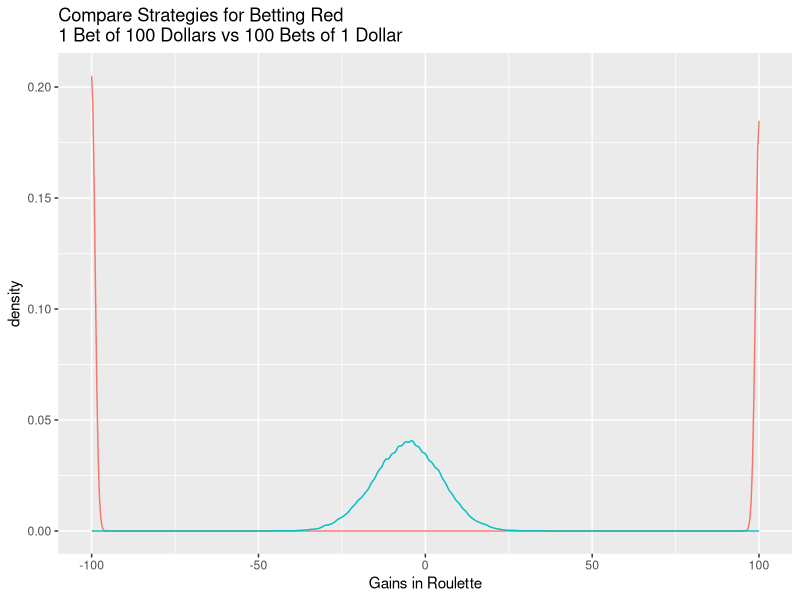
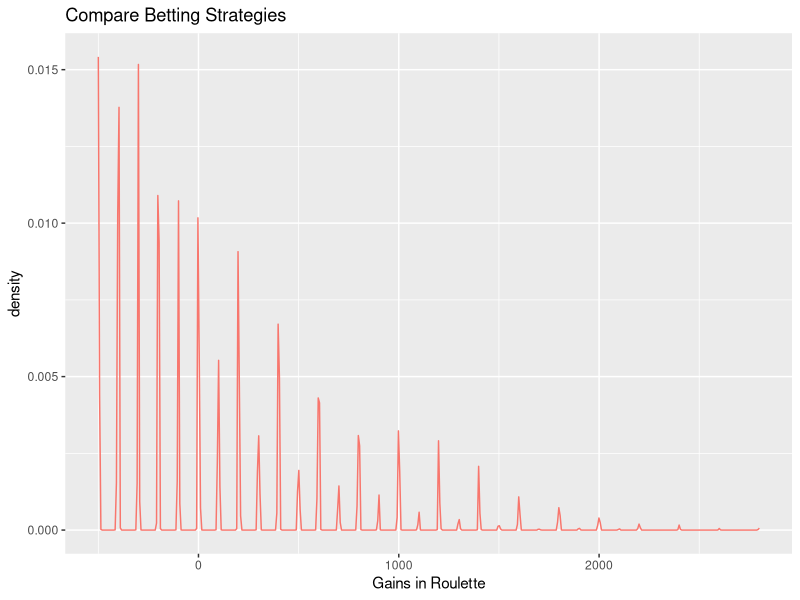
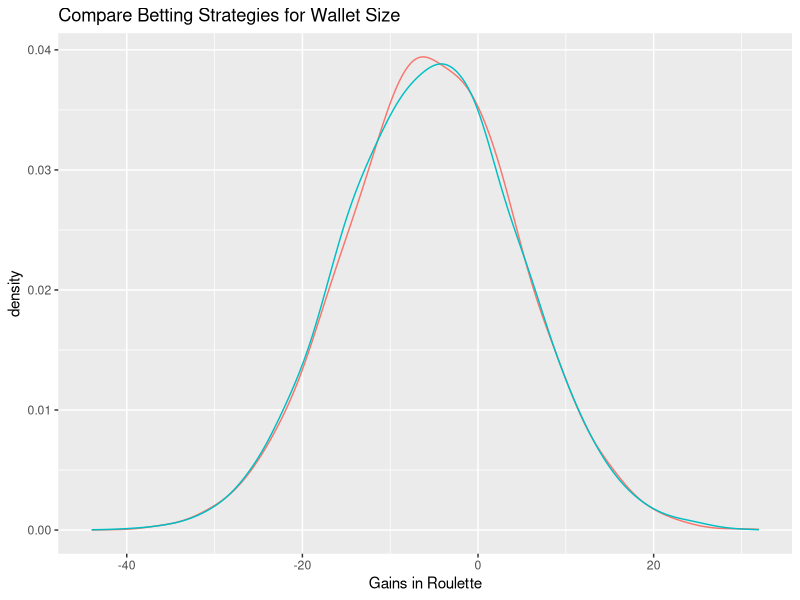
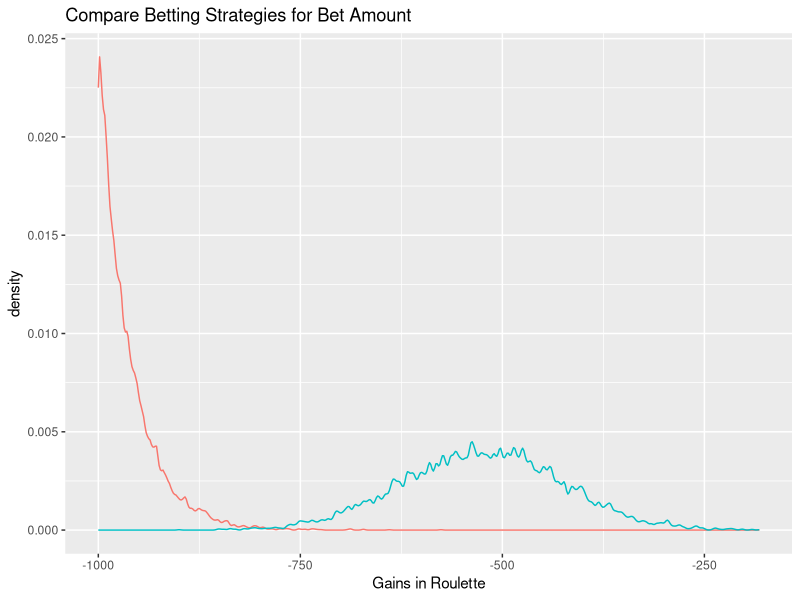
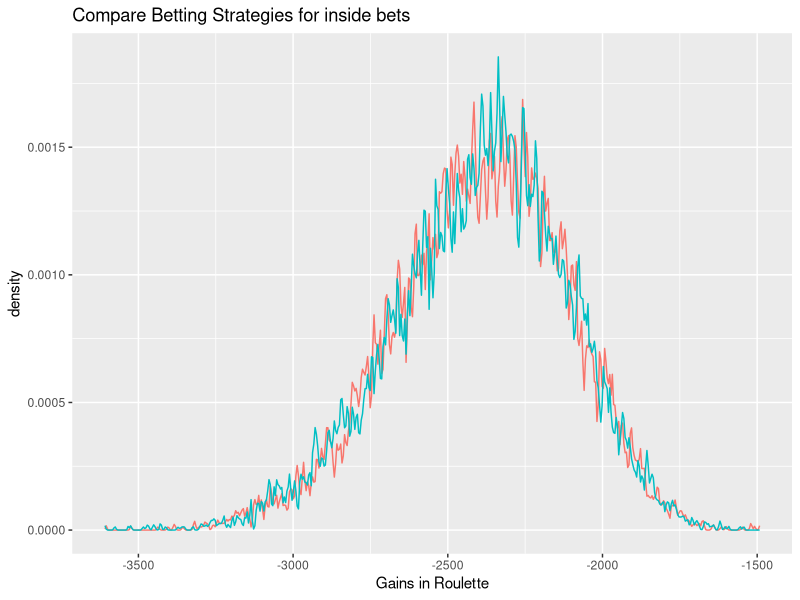
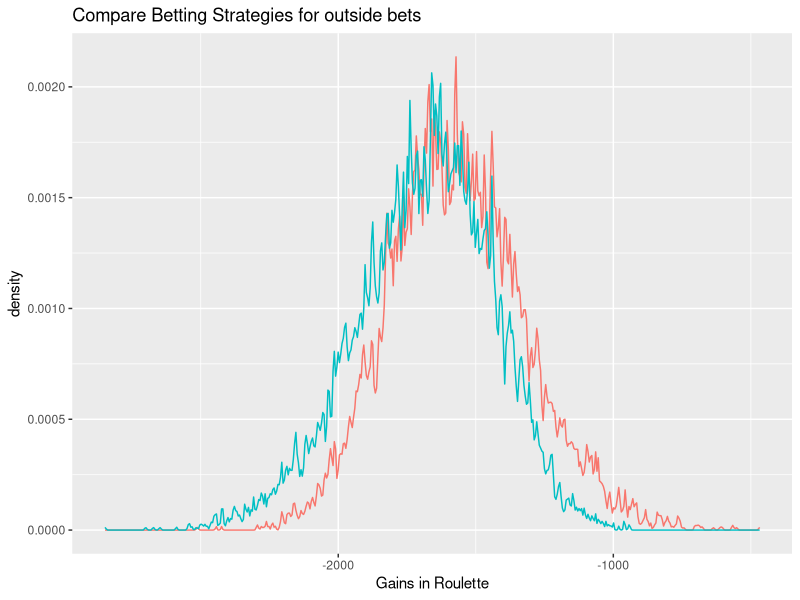

Here is the R script that generated these plots, in order: (Note: a time limit stopped this script after it produced the figures.)
## ---- chunk 1
betRed = function(numBets, betAmt = 1) {
  winLoss = sample(rep(c(-1, 1), c(20, 18)),
                   size = numBets, replace = TRUE)
  netGain = sum(winLoss * betAmt)
  return(netGain)
}
## ---- chunk 2
gain100B.1D = 
  replicate(10000, betRed(numBets = 100, betAmt = 1))

gain1B.100D =
  replicate(10000, betRed(numBets = 1, betAmt = 100))
## ---- chunk 3
plotGains = 
  function(gain1, gain2 = NULL, bw = 2,
           title = 'Compare Betting Strategies') 
{
    gains = data.frame(
      gain = c(gain1, gain2), 
      strat = rep(c(1,2), 
                  times = c(length(gain1), length(gain2)))
      )
    require(ggplot2)
    ggplot(data = gains) + 
      geom_density(aes(x = gain, y = ..density.., 
                       color = factor(strat)), 
                   bw = bw) +
      scale_x_continuous("Gains in Roulette") +
      scale_color_discrete(guide = FALSE) + 
      ggtitle(title)
}
## ---- chunk 4
plotGains(gain1B.100D, gain100B.1D, bw = 1,
          title = "Compare Strategies for Betting Red\n1 Bet of 100 Dollars vs 100 Bets of 1 Dollar ")
## ---- chunk 5
betRed2 = function(numBets, betAmt = 1, wallet = betAmt) {
  if (wallet < betAmt)
    return(0)
  
  winLoss = sample(rep(c(-1, 1), c(20, 18)),
                   size = numBets, replace = TRUE)
  
  winLossFilter1 =cumsum(winLoss * betAmt)
  
  winLossFilter2 = wallet+winLossFilter1 >= 0
  
  netGain = sum(winLoss[winLossFilter2] * betAmt)
  return(netGain)
}
## ---- chunk 6
betRed2(betAmt = 100, numBets = 1, wallet = 50)
# returns 0

betRed2(betAmt = 100, numBets = 1, wallet = 100)
# returns either -100 or 100

test1 = replicate(10000, 
          betRed2(betAmt = 1, numBets = 100,
                  wallet = Inf))
mean(test1)
# should be near -5.26

test2 = replicate(10000, 
          betRed2(betAmt = 100, numBets = 100,
                  wallet = 500))

plotGains(test2)
# Should have a large spike at -500 and several tiny spikes at 100 dollar intervals

## ---- chunk 7
test1 = replicate(10000, 
          betRed2(betAmt = 1, numBets = 100,
                  wallet = 100000))
mean(test1)

test2 = replicate(10000, 
          betRed2(betAmt = 1, numBets = 100,
                  wallet = 1000000))
mean(test2)

plotGains(test1, test2, bw = 2,
           title = 'Compare Betting Strategies for Wallet Size')
## ---- chunk 8
test3 = replicate(10000, 
          betRed2(betAmt = 4
                  , numBets = 10000,
                  wallet = 1000))
mean(test3)

test4 = replicate(10000, 
          betRed2(betAmt = 1, numBets = 10000,
                  wallet = 1000))
mean(test4)

plotGains(test3, test4, bw = 2,
           title = 'Compare Betting Strategies for Bet Amount')
## ---- chunk 9
betNames = c("red", "black", "even", "odd", "low", "high", "dozen", "column", "single", "split", "street", "corner")
slots = c(18, 18, 18, 18, 18, 18, 12, 12, 1, 2, 3, 4)
payoff = c(1, 1, 1, 1, 1, 1, 2, 2, 35, 17, 11, 8)
possibleBets = 
  matrix(c(slots, payoff), 
         nrow = 2, byrow = TRUE, 
         dimnames = list(c("slots", "payoff"),
                         betNames))
## ---- chunk 10
betRoulette = function(numBets, betAmt = 1, wallet = betAmt, typeOfBet = "red") {
  if (wallet < betAmt)
    return(0)
  betNames = c("red", "black", "even", "odd", "low", "high",
               "dozen", "column", "single", "split", "street",
               "corner")
  
  if (! typeOfBet %in% betNames) 
    stop("Type of bet is not available")
  
  slots = c(18, 18, 18, 18, 18, 18, 12, 12, 1, 2, 3, 4)
  payoff = c(1, 1, 1, 1, 1, 1, 2, 2, 35, 17, 11, 8) * -1
  payoff[betNames == typeOfBet] = payoff[betNames == typeOfBet] * -1
  
  possibleBets = matrix(c(slots, payoff), 
                        nrow = 2, byrow = TRUE, 
                        dimnames = list(c("slots", "payoff"),
                        betNames))
  winLoss = sample(rep(payoff, slots),
                   size = numBets, replace = TRUE)
  
  winLossFilter0 = winLoss/abs(winLoss)
  
  winLossFilter1 = cumsum(winLossFilter0 * betAmt)
  
  winLossFilter2 = wallet+winLossFilter1 >= 0
  
  netGain = sum(winLoss[winLossFilter2] * betAmt)
  return(netGain)
}
## ---- chunk 11
test5 = replicate(10000, 
          betRoulette(betAmt = 4
                  , numBets = 10000,
                  wallet = 1000, typeOfBet = "red"))
mean(test5)

test6 = replicate(10000, 
          betRoulette(betAmt = 4, numBets = 10000,
                  wallet = 1000, typeOfBet = "even"))
mean(test6)

plotGains(test5, test6, bw = 2,
           title = 'Compare Betting Strategies for inside bets')
## ---- chunk 12
test7 = replicate(10000, 
          betRoulette(betAmt = 4, numBets = 10000,
                  wallet = 1000, typeOfBet = "single"))
mean(test7)

test8 = replicate(10000, 
          betRoulette(betAmt = 4, numBets = 10000,
                  wallet = 1000, typeOfBet = "corner"))
mean(test8)

plotGains(test7, test8, bw = 2,
           title = 'Compare Betting Strategies for outside bets')
## ---- chunk 13
betRedSlow = function(numBets, betAmt = 1) {
  wheel = rep(c(-1, 1), c(20, 18))
  netGain = 0
  
  for (i in 1:numBets) {
    winLoss = sample(wheel, size = 1)
    netGain = netGain + sum(winLoss * betAmt)
    }
  
  return(netGain)
}
## ---- chunk 14
system.time(replicate(3000, 
            betRed(numBets = 500)))[3] 

system.time(replicate(3000, 
            betRedSlow(numBets = 500)))[3]
## ---- chunk 15
numBets1 = c(1, 10, 50,100, 500, 1000) 
timingsBet = numeric(length = 6)
timingsBetSlow = numeric(length = 6)

# Your for loop here
for (i in 1:length(numBets1)) {
   timingsBet[i] = system.time(replicate(3000,
                              betRed(numBets = numBets1[i])))[3] 
   timingsBetSlow[i] = system.time(replicate(3000, 
                                   betRedSlow(numBets =
                                               numBets1[i])))[3]
    }

## ---- chunk 16
timingsBetSlow / timingsBet
